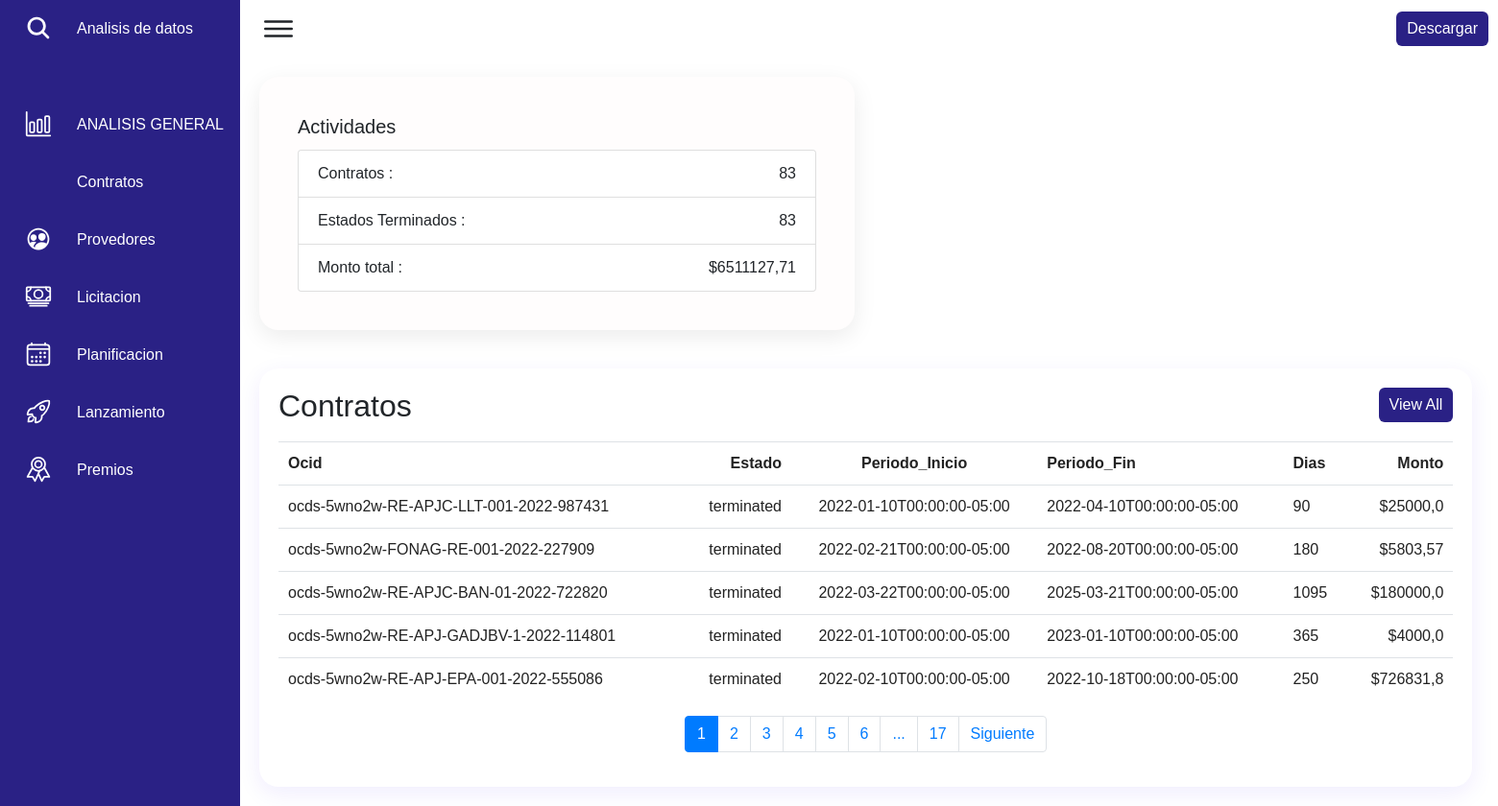
The app's page /contrato with its own data.
### cuerpo/models.py (models this page shows, shortened)
class Contratos(models.Model):
    ocid = models.CharField(max_length=600, null=True)
    release_id = models.CharField(max_length=600, null=True)
    id = models.CharField(primary_key=True, max_length=600 )
    awardID = models.CharField(max_length=600, null=True)
    title = models.CharField(max_length=600, null=True)
    description = models.CharField(max_length=600, null=True)
    status = models.CharField(max_length=60, null=True)
    contractPeriod_startDate = models.CharField(max_length=100, null=True)
    contractPeriod_endDate = models.CharField(max_length=600,null=True)
    contractPeriod_maxExtentDate = models.IntegerField(null=True)
    contractPeriod_durationInDays = models.IntegerField(null=True)
    amount = models.FloatField(null=True)
    currency = models.CharField(max_length=60, null=True)
    dateSigned = models.CharField(max_length= 100, null=True)

### cuerpo/views.py (the view)
# urls.py: path('contrato', views.contrato, name='contrato'),
def contrato(request):
    contrat = Contratos.objects.all()
    total_contrato = contrat.count()
    t_estado = contrat.filter(status='terminated').count()
    t_monto = contrat.aggregate(total=Sum('amount'))['total']
    page = request.GET.get('page', 1)
    try:
        paginator = Paginator(contrat, 5)
        contrat = paginator.page(page)
    except:
        raise Http404
    tabla = {'contrat': contrat, 'total_contrato': total_contrato, 't_estado':t_estado, 't_monto':t_monto,
              'entity':contrat, 'paginator': paginator}
    return render(request, 'contrato.html', tabla)

### cuerpo/templates/contrato.html (shortened to what this page needs)
<!DOCTYPE html>
{% load static %}
<html lang="en">
{% block head %}
    <link rel="stylesheet" href="https://cdn.jsdelivr.net/npm/bootstrap@4.0.0/dist/css/bootstrap.min.css">
    <link href="{% static 'css/menu.css' %}" rel="stylesheet" />
{% endblock head %}
<body>
        <div class="navigation">
            <ul>
                <li>
                    <a href="#">
                        <span class="icon">
                          <ion-icon name="search"></ion-icon>
                        </span>
                        <span class="title">Analisis de datos</span>
                    </a>
                </li>
                <li>
                    <a href="{% url 'base' %}">
                        <span class="icon">
                            <ion-icon name="bar-chart-outline"></ion-icon>
                        </span>
                        <span class="title">ANALISIS GENERAL</span>
                    </a>
                </li>
                <li >
                    <a href="{% url 'contrato' %}">
                        <span class="icon">
                        </span>
                        <span class="title">Contratos</span>
                    </a>
                </li>
                <li>
                    <a href="{% url 'provedores' %}">
                        <span class="icon">
                            <ion-icon name="people-circle-outline"></ion-icon>
                        </span>
                        <span class="title">Provedores</span>
                    </a>
                </li>
                <li>
                    <a href="{% url 'licitacion' %}">
                        <span class="icon">
                            <ion-icon name="cash-outline"></ion-icon>
                        </span>
                        <span class="title">Licitacion</span>
                    </a>
                </li>
                <li>
                    <a href="{% url 'planificacion' %}">
                        <span class="icon">
                            <ion-icon name="calendar-outline"></ion-icon>
                        </span>
                        <span class="title">Planificacion</span>
                    </a>
                </li>
                <li>
                    <a href="{% url 'lanzamiento' %}">
                        <span class="icon">
                            <ion-icon name="rocket-outline"></ion-icon>
                        </span>
                        <span class="title">Lanzamiento</span>
                    </a>
                </li>
                <li>
                    <a href="{% url 'premio' %}">
                        <span class="icon">
                            <ion-icon name="ribbon-outline"></ion-icon>
                        </span>
                        <span class="title">Premios</span>
                    </a>
                </li>
            </ul>
        </div>
        <div class="main">
            <div class="topbar">
                <div class="toggle">
                    <ion-icon name="menu-outline"></ion-icon>
                </div>
                <div class="cardHeader">
                  <a href="#" class="btn">Descargar</a>
              </div>
            </div>
            <div class="graphBox">
                <div class="box">
                        <div class="card-body">
                          <h5 class="card-title">Actividades</h5>
                          <ul class="list-group">
                            <li class="list-group-item d-flex justify-content-between align-items-center">
                              Contratos :
                              <span >{{total_contrato}}</span>
                            </li>
                            <li class="list-group-item d-flex justify-content-between align-items-center">
                              Estados Terminados :
                              <span >{{t_estado}}</span>
                            </li>
                            <li class="list-group-item d-flex justify-content-between align-items-center">
                              Monto total :
                              <span >${{t_monto}}</span>
                            </li>
                          </ul>
                        </div>
                </div>
        </div>
        <div class="details">
            <div class="recentOrders">
              <div class="table-responsive">
                <div class="cardHeader">
                    <h2>Contratos</h2>
                    <a href="#" class="btn">View All</a>
                </div>
                <table class="table">
                    <thead>
                        <tr>
                            <td>Ocid</td>
                            <td>Estado</td>
                            <td>Periodo_Inicio</td>
                            <td>Periodo_Fin</td>
                            <td>Dias</td>
                            <td>Monto</td>
                        </tr>
                    </thead>
                        {% for i in entity %}
                        <tr>
                            <td>{{i.ocid}}</td>
                            <td>{{i.status}}</td>
                            <td>{{i.contractPeriod_startDate}}</td>
                            <td>{{i.contractPeriod_endDate}}</td>
                            <td>{{i.contractPeriod_durationInDays}}</td>
                            <td>${{i.amount}}</td>
                        </tr>
                        {% endfor %}
                </table>
                    <div>
                        {% include 'paginacion.html' %}
                    </div>
                </div>
            </div>
        </div>
</body>
</html>

### cuerpo/templates/paginacion.html (shortened to what this page needs)
{% if paginator.num_pages > 1%}
<div class="d-flex justify-content-center">
    <ul class="pagination">
        {% for page in paginator.page_range %}
            {% if forloop.last and page != entity.number and paginator.num_pages > 7 %}
                {% if entity.next_page_number != paginator.num_pages%}
                <li class="page-item">
                    <a class="page-link" href="?page={{ entity.number | add:1}}#pagtable">...</a>
                </li>
                {% endif %}
            <li class="page-item">
                    <a class="page-link" href="?page={{paginator.num_pages}}#pagtable">{{paginator.num_pages}}</a>
            </li>
            {% endif %}
            {% if page < 7 or page == entity.number %}
            <li class="page-item {% if page == entity.number %}active{% endif %}">
                <a class="page-link" href="?page={{ page }}#pagtable">{{ page }}</a>
            </li>
            {% endif %}
            {% endfor %}
        {% if entity.has_next %}
            <li class="page-item d-none d-sm-block">
                <a class="page-link" href="?page={{ entity.next_page_number }}#pagtable">Siguiente</a>
            </li>
        {% endif %}
    </ul>
</div>
{% endif %}

### cuerpo/static/css/menu.css (style rules this page uses)
* { margin: 0; padding: 0; box-sizing: border-box; }
body { background: #EAEBEF; font-family: 'Poppins' , sans-serif ; }
.main { width: 230px; }
* { font-family: "Ubuntu", sans-serif; margin: 0; padding: 0; box-sizing: border-box; }
:root { --blue: #2a2185; --white: #fff; --gray: #f5f5f5; --black1: #222; --black2: #999; }
body { min-height: 100vh; overflow-x: hidden; }
.navigation { position: fixed; width: 250px; height: 100%; background: var(--blue); border-left: 10px solid var(--blue); transition: 0.5s; overflow: hidden; }
.navigation ul { position: absolute; top: 0; left: 0; width: 100%; }
.navigation ul li { position: relative; width: 100%; list-style: none; border-top-left-radius: 30px; border-bottom-left-radius: 30px; }
.navigation ul li:nth-child(1) { margin-bottom: 40px; pointer-events: none; }
.navigation ul li a { position: relative; display: block; width: 100%; display: flex; text-decoration: none; color: var(--white); }
.navigation ul li a .icon { position: relative; display: block; min-width: 60px; height: 60px; line-height: 75px; text-align: center; }
.navigation ul li a .icon ion-icon { font-size: 1.75rem; }
.navigation ul li a .title { position: relative; display: block; padding: 0 10px; height: 60px; line-height: 60px; text-align: start; white-space: nowrap; }
.main { position: absolute; width: calc(100% - 250px); left: 250px; min-height: 100vh; background: var(--white); transition: 0.5s; }
.topbar { width: 100%; height: 60px; display: flex; justify-content: space-between; align-items: center; padding: 0 10px; }
.toggle { position: relative; width: 60px; height: 60px; display: flex; justify-content: center; align-items: center; font-size: 2.5rem; cursor: pointer; }
.graphBox { position: relative; width: 100%; padding: 20px; display: grid; grid-template-columns: 1fr 1fr; grid-gap: 30px; min-height: 200px; }
.graphBox .box { position: relative; background: #fffdfd; padding: 20px; width: 100%; box-shadow: 0 7px 25px rgba(0, 0, 0, 0.08); border-radius: 20px; }
.details { position: relative; width: 150%; padding: 20px; display: grid; grid-template-columns: 2fr 1fr; grid-gap: 30px; }
.details .recentOrders { position: relative; display: grid; min-height: 200px; background: var(--white); padding: 20px; box-shadow: 0 7px 25px rgba(67, 28, 243, 0.08); border-radius: 20px; }
.details .cardHeader { display: flex; justify-content: space-between; align-items: flex-start; }
.cardHeader .btn { position: relative; padding: 5px 10px; background: var(--blue); text-decoration: none; color: var(--white); border-radius: 6px; }
.details table { width: 100%; border-collapse: collapse; margin-top: 10px; }
.details table thead td { font-weight: 600; }
.details .recentOrders table tr { color: var(--black1); border-bottom: 1px solid rgba(0, 0, 0, 0.1); }
.details .recentOrders table tr:last-child { border-bottom: none; }
.details .recentOrders table tr td { padding: 10px; }
.details .recentOrders table tr td:last-child { text-align: end; }
.details .recentOrders table tr td:nth-child(2) { text-align: end; }
.details .recentOrders table tr td:nth-child(3) { text-align: center; }

### records on screen
Contratos: ocid "ocds-5wno2w-RE-APJC-LLT-001-2022-987431", status "terminated", contractPeriod_startDate "2022-01-10T00:00:00-05:00", contractPeriod_endDate "2022-04-10T00:00:00-05:00", contractPeriod_durationInDays "90", amount "25000,0"
Contratos: ocid "ocds-5wno2w-FONAG-RE-001-2022-227909", status "terminated", contractPeriod_startDate "2022-02-21T00:00:00-05:00", contractPeriod_endDate "2022-08-20T00:00:00-05:00", contractPeriod_durationInDays "180", amount "5803,57"
Contratos: ocid "ocds-5wno2w-RE-APJC-BAN-01-2022-722820", status "terminated", contractPeriod_startDate "2022-03-22T00:00:00-05:00", contractPeriod_endDate "2025-03-21T00:00:00-05:00", contractPeriod_durationInDays "1095", amount "180000,0"
Contratos: ocid "ocds-5wno2w-RE-APJ-GADJBV-1-2022-114801", status "terminated", contractPeriod_startDate "2022-01-10T00:00:00-05:00", contractPeriod_endDate "2023-01-10T00:00:00-05:00", contractPeriod_durationInDays "365", amount "4000,0"
Contratos: ocid "ocds-5wno2w-RE-APJ-EPA-001-2022-555086", status "terminated", contractPeriod_startDate "2022-02-10T00:00:00-05:00", contractPeriod_endDate "2022-10-18T00:00:00-05:00", contractPeriod_durationInDays "250", amount "726831,8"

### other values on screen
{{ total_contrato }} "83"
{{ t_estado }} "83"
{{ t_monto }} "6511127,71"
{{ page }} "1" "2" "3" "4" "5" "6"
{{ paginator.num_pages }} "17"
